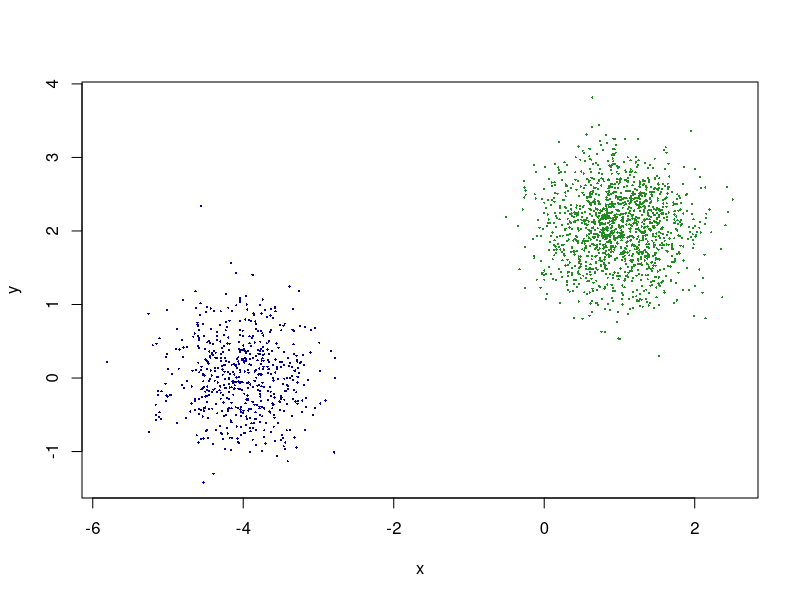
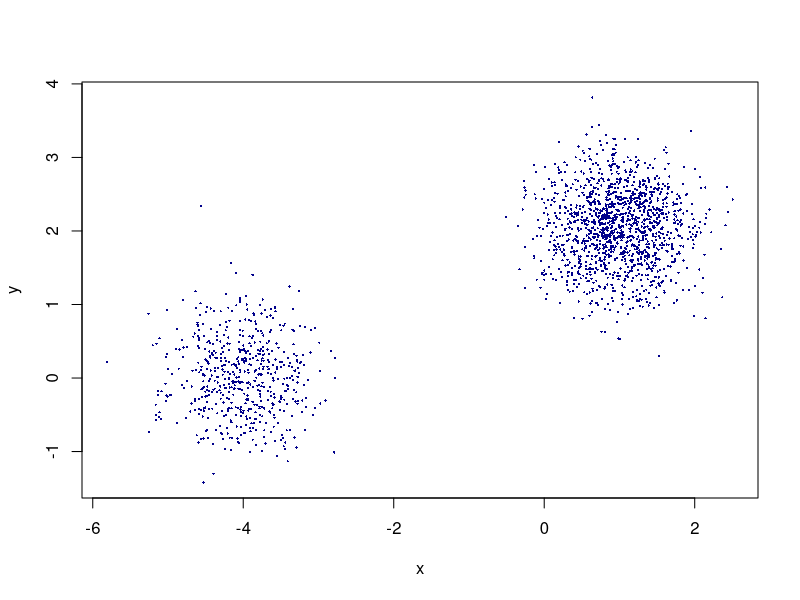
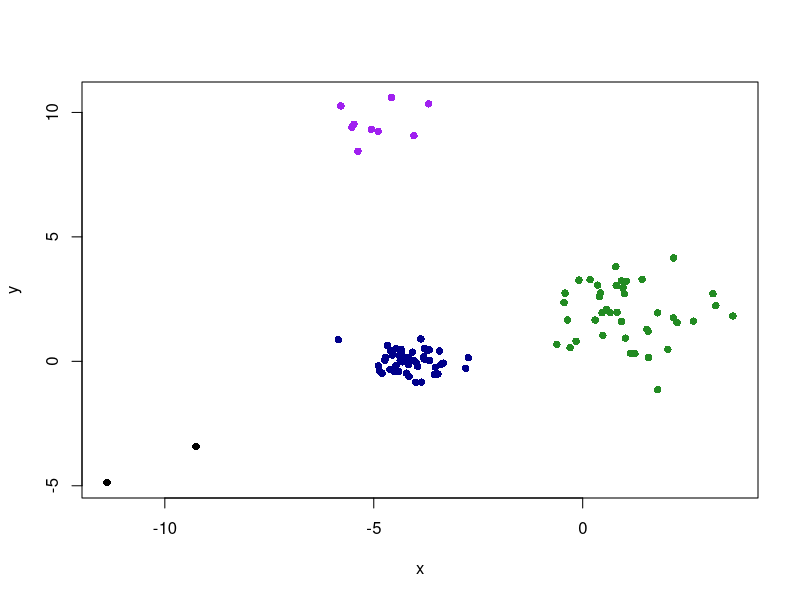

Recreate these plots in R, in order. (Note: this script raises an error after producing the figures.)
## setwd('/Users/juhaanttiisojarvi/Documents/jussi/opiskelu/unsupervised machine learning/git/uml/ex3Jussi')



## Exercise set 1



## Exercise 1
rGauss <- function(mean, var, theta, n){
	data <- cbind(rnorm(n),rnorm(n))
	R <- matrix(c(cos(theta), sin(theta), -sin(theta), cos(theta)),2,2) # Rotation matrix
	D <- matrix(c(var[1],0,0,var[2]),2,2)# Dilation matrix
	A <- D%*%R # First dilate, then rotate
	data <- apply(data, 1, "%*%", A)
	data <- data + mean
	data <- data.frame(data[1,],data[2,])
	data
}

# draw 2000 samples from a 2-dim. mixture of gaussians:
n <- 2000
mean1 <- c(1,2)
var1 <- c(0.5,0.5)
mean2 <-  c(-4,0)
var2 <- c(0.5,0.5)

prior <- c(0.7, 0.3)
n1 <- sum(rbinom(n, size = 1, prob = prior[1]))
n2 <- (n-n1)

data1 <- rGauss(mean1, var1, 0, n1)
data2 <- rGauss(mean2, var2, 0, n2)
data <- rbind(data1, data2)

xlim <- c(min(data[1]), max(data[1]))
ylim <- c(min(data[2]), max(data[2]))

plot(data1, cex = 0.3, pch = 16, col = 'forestgreen', xlim = xlim, ylim = ylim, xlab = 'x', ylab = 'y')
points(data2, cex = 0.3, pch = 16, col = 'darkblue')




# Exercise 2
invRoot <- function(x){
	eig <- eigen(x)
	y <- eig$vectors %*% diag(1/sqrt(eig$values)) %*% t(eig$vectors)
	return(y)
}

symOrtogProj <- function(x){
	invRoot(x%*%t(x))%*%x
}

# generates a random covariance matrix
createRCov <- function(ndim = 2){
	lambda <- diag(rexp(ndim,0.5))
	C <- matrix(rnorm(ndim^2, 0, 1), c(ndim,ndim))
	C <- symOrtogProj(C)
	C %*% lambda %*% t(C)
}

# generates a list of random covariance matrices
createRListCov <- function(nclust = 2, ndim = 2){
	C <- vector('list', nclust)
	for(iii in 1 : nclust){
		C[[iii]] <- createRCov(ndim)
	}
	C
}

# generates a list of random mean vectors
createRListMean <- function(nclust = 2, ndim = 2){
	mu <- vector('list', nclust)
	for(iii in 1:nclust){
		mu[iii] <- list(runif(ndim, -10,10))
	}
	mu
}

# generates a list of prior probabilities for the clusters
createRListPie <- function(nclust){
	pie <- c(sort(runif(nclust - 1)), 1)
	apu <- pie
	for(iii in 2:nclust){
		pie[iii] <- apu[iii] - apu[iii - 1]
	}
	pie
}

# the posterior probabilities of the cluster indexes of the points
pr <- function(x,C,mu,pie){
	abs(det(C))^(-1/2) * exp(-1/2 * t(as.matrix(x-mu)) %*% solve(C) %*% (as.matrix(x-mu))) * pie
}

# This one is for the apply in function qt
multWT <- function(x){
	as.matrix(x) %*% t(as.matrix(x))
}

# computes a list containing q_t_c for all t for each c
qt <- function(data,C,mu,pie){
	qt <- vector('list', nclust)
	for(iii in 1:nclust){
		qt[[iii]] <- apply(data, 1, pr, C = C[[iii]], mu = mu[[iii]], pie = pie[[iii]])
	}
	qt
}

# normalizes the qt:
qtstar <- function(data,C,mu,pie){
	qtstar <- vector('list', nclust)
	p <- qt(data,C,mu,pie)
	for(iii in 1:nclust){
		qtstar[[iii]] <- p[[iii]] * 1/Reduce('+', p)
	}
	qtstar
}

# The EM algorithm starts here
EM <- function(data, nclust, C, mu, pie){
	ndim <- length(data)
	
	qts <- NA
	
	condition <- T
	while(condition){
		# parameters at beginnning of iteration (for stop criterion of loop):
		muBfr <- mu
		CBfr <- C
		pieBfr <- pie
		
		qts <- qtstar(data,C,mu,pie)
		
		# mu:
		for(j in 1:nclust){
			mu[[j]] <- 1/sum(qts[[j]]) * colSums(qts[[j]] * data)
		}
		
		# C:
		for(j in 1:nclust){
			C[[j]] <- 1/sum(qts[[j]]) * matrix(colSums(qts[[j]] * t(apply((data-mu[[j]]), 1, multWT))), c(2,2))
		}
		
		# pie:
		for(j in 1:nclust){
			pie[[j]] <- 1/n * sum(qts[[j]])
		}
	    
	    # stop condition change of estimated parameters sufficiently small
	    condition <- sqrt(sum(c(unlist(CBfr), unlist(muBfr), unlist(pieBfr)) - c(unlist(C), unlist(mu), unlist(pie)))^2) > 0.1
	}
	
	# return
	ret <- list("qts" = qts, 'mu' = mu, 'C' = C, "pie" = pie)
	ret
}




# Exercise 3
nclust = 2
C <- list(diag(rep(1,length(data))))
C <- rep(C,nclust)
mu <- createRListMean(nclust, length(data))
pie <- rep(1/nclust, nclust)

# do EM and plot clusters:
em <- EM(data, nclust, C, mu , pie)
cindex <- apply(Reduce(cbind, em$qts), 1 , which.max)
plot(data[cindex == 1,], cex = 0.3, pch = 16, col = 'forestgreen', xlim = xlim, ylim = ylim, xlab = 'x', ylab = 'y')
points(data[cindex == 2,], cex = 0.3, pch = 16, col = 'darkblue')


# Exercise 4

# draw 100 samples from gaussian mixture with 4 clusters:
n <- 100

mean1 <- c(1,2)
var1 <- c(1,1)
mean2 <-  c(-4,0)
var2 <- c(0.5,0.5)
mean3 <- c(-5,10)
var3 <- c(1,1)
mean4 <- c(-10,-5)
var4 <- c(1,1)

prior <- c(0.25, 0.5, 0.1, 0.4)

ni <- rbinom(n, size = 3, prob = prior[1:nclust-1])
n1 <- sum(ni == 0)
n2 <- sum(ni == 1)
n3 <- sum(ni == 2)
n4 <- sum(ni == 3)

data1 <- rGauss(mean1, var1, 0, n1)
data2 <- rGauss(mean2, var2, 0, n2)
data3 <- rGauss(mean3, var3, 0, n3)
data4 <- rGauss(mean4, var4, 0, n4)
data <- rbind(data1, data2, data3, data4)

# plot result:
xlim <- c(min(data[1]), max(data[1]))
ylim <- c(min(data[2]), max(data[2]))
plot(data1, pch = 16, col = 'forestgreen', xlim = xlim, ylim = ylim, xlab = 'x', ylab = 'y')
points(data2, pch = 16, col = 'darkblue')
points(data3, pch = 16, col = 'purple')
points(data4, pch = 16)

# Do EM with 4 clusters and plot clusters with 5 different initial points:

nclust = 4
em <- vector('list', 5)
cindex <- vector('list', 5)
for(k in 1:5){
	C <- createRListCov(nclust, length(data))
	mu <- createRListMean(nclust, length(data))
	pie <- createRListPie(nclust)
	em[[k]] <- EM(data, nclust, C, mu, pie)
	cindex[[k]] <- apply(Reduce(cbind, em[[k]]$qts), 1 , which.max)
}

plot(data[cindex[[2]] == 1,], cex = 0.3, pch = 16, col = 'forestgreen', xlim = xlim, ylim = ylim, xlab = 'x', ylab = 'y')
points(data[cindex[[2]] == 2,], cex = 0.3, pch = 16, col = 'darkblue')
points(data[cindex[[2]] == 3,], cex = 0.3, pch = 16, col = 'purple')
points(data[cindex[[2]] == 4,], cex = 0.3, pch = 16)

